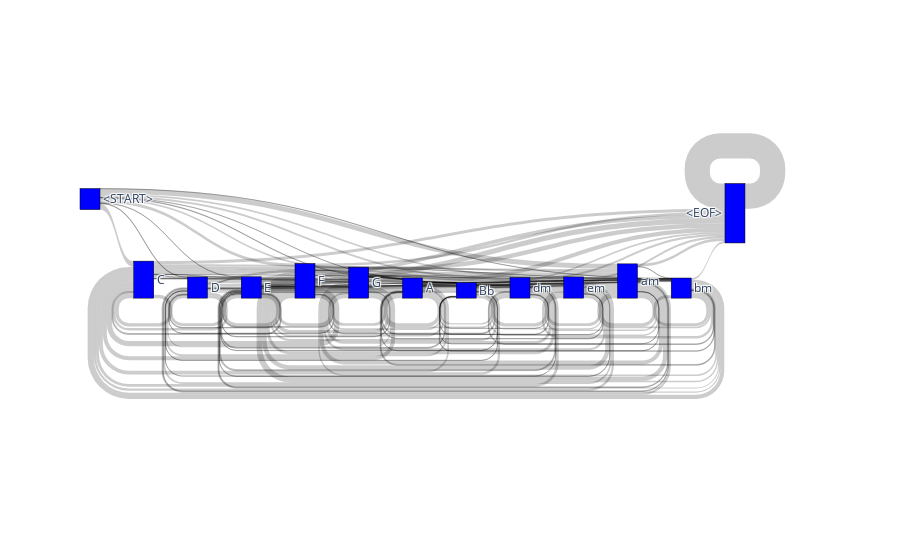

Write notebook code for a chart like this one.
### Code cell
major = ['C','D','E','F','G','A','Bb']
minor = ['dm','em','am','bm']
mychord = major + minor

mychord = ['<START>']+mychord+['<EOF>']


# product = list(itertools.product(range(len(mychord)),range(len(mychord))))
# fig_trans = go.Figure(data=[go.Sankey(
#     node = dict(
#       pad = 15,
#       thickness = 20,
#       line = dict(color = "black", width = 0.5),
#       label = mychord,
#       color = "blue"
#     ),
#     link = dict(
#       source = [p[0] for p in product], # indices correspond to labels, eg A1, A2, A2, B1, ...
#       target = [p[1] for p in product],
#       value = [A_normalize[symbol2idx[mychord[p[0]]],symbol2idx[mychord[p[1]]]] for p in product]
#   ))])

# # fig.update_layout(title_text="Basic Sankey Diagram", font_size=10)
# iplot(fig_trans)

### Figure 1 — Plotly figure (JSON) as saved in the notebook; plotly's stock layout.template omitted (floating-point values rounded to 4 significant figures; data arrays with more than 128 entries replaced by an {"elided": "..."} marker saying what was removed)
{"data": [{"link": {"source": {"elided": "169 int values"}, "target": {"elided": "169 int values"}, "value": {"elided": "169 float values"}}, "node": {"color": "blue", "label": ["<START>", "C", "D", "E", "F", "G", "A", "Bb", "dm", "em", "am", "bm", "<EOF>"], "line": {"color": "black", "width": 0.5}, "pad": 15, "thickness": 20}, "type": "sankey"}], "layout": {}}
